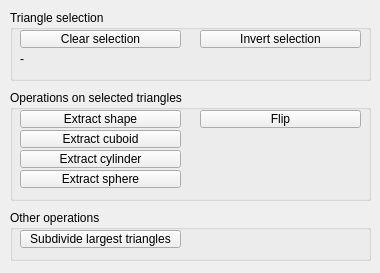
<?xml version="1.0" encoding="UTF-8"?>
<ui version="4.0">
 <class>CQDlgTriangleEdit</class>
 <widget class="QDialog" name="CQDlgTriangleEdit">
  <property name="geometry">
   <rect>
    <x>0</x>
    <y>0</y>
    <width>380</width>
    <height>273</height>
   </rect>
  </property>
  <property name="windowTitle">
   <string>Dialog</string>
  </property>
  <property name="locale">
   <locale language="English" country="UnitedStates"/>
  </property>
  <widget class="QGroupBox" name="groupBox">
   <property name="geometry">
    <rect>
     <x>10</x>
     <y>90</y>
     <width>361</width>
     <height>111</height>
    </rect>
   </property>
   <property name="title">
    <string>Operations on selected triangles</string>
   </property>
   <property name="flat">
    <bool>false</bool>
   </property>
   <widget class="QToolButton" name="qqMakeSphere">
    <property name="geometry">
     <rect>
      <x>10</x>
      <y>80</y>
      <width>161</width>
      <height>18</height>
     </rect>
    </property>
    <property name="focusPolicy">
     <enum>Qt::StrongFocus</enum>
    </property>
    <property name="text">
     <string>Extract sphere</string>
    </property>
   </widget>
   <widget class="QToolButton" name="qqMakeShape">
    <property name="geometry">
     <rect>
      <x>10</x>
      <y>20</y>
      <width>161</width>
      <height>18</height>
     </rect>
    </property>
    <property name="focusPolicy">
     <enum>Qt::StrongFocus</enum>
    </property>
    <property name="text">
     <string>Extract shape</string>
    </property>
   </widget>
   <widget class="QToolButton" name="qqMakeCuboid">
    <property name="geometry">
     <rect>
      <x>10</x>
      <y>40</y>
      <width>161</width>
      <height>18</height>
     </rect>
    </property>
    <property name="focusPolicy">
     <enum>Qt::StrongFocus</enum>
    </property>
    <property name="text">
     <string>Extract cuboid</string>
    </property>
   </widget>
   <widget class="QToolButton" name="qqMakeCylinder">
    <property name="geometry">
     <rect>
      <x>10</x>
      <y>60</y>
      <width>161</width>
      <height>18</height>
     </rect>
    </property>
    <property name="focusPolicy">
     <enum>Qt::StrongFocus</enum>
    </property>
    <property name="text">
     <string>Extract cylinder</string>
    </property>
   </widget>
   <widget class="QToolButton" name="qqFlip">
    <property name="geometry">
     <rect>
      <x>190</x>
      <y>20</y>
      <width>161</width>
      <height>18</height>
     </rect>
    </property>
    <property name="focusPolicy">
     <enum>Qt::StrongFocus</enum>
    </property>
    <property name="text">
     <string>Flip</string>
    </property>
   </widget>
  </widget>
  <widget class="QGroupBox" name="groupBox_2">
   <property name="geometry">
    <rect>
     <x>10</x>
     <y>210</y>
     <width>361</width>
     <height>51</height>
    </rect>
   </property>
   <property name="title">
    <string>Other operations</string>
   </property>
   <property name="flat">
    <bool>false</bool>
   </property>
   <widget class="QToolButton" name="qqSubdivide">
    <property name="geometry">
     <rect>
      <x>10</x>
      <y>20</y>
      <width>161</width>
      <height>18</height>
     </rect>
    </property>
    <property name="focusPolicy">
     <enum>Qt::StrongFocus</enum>
    </property>
    <property name="text">
     <string>Subdivide largest triangles</string>
    </property>
   </widget>
  </widget>
  <widget class="QGroupBox" name="groupBox_3">
   <property name="geometry">
    <rect>
     <x>10</x>
     <y>10</y>
     <width>361</width>
     <height>71</height>
    </rect>
   </property>
   <property name="title">
    <string>Triangle selection</string>
   </property>
   <property name="flat">
    <bool>false</bool>
   </property>
   <widget class="QToolButton" name="qqClearSelection">
    <property name="geometry">
     <rect>
      <x>10</x>
      <y>20</y>
      <width>161</width>
      <height>18</height>
     </rect>
    </property>
    <property name="focusPolicy">
     <enum>Qt::StrongFocus</enum>
    </property>
    <property name="text">
     <string>Clear selection</string>
    </property>
   </widget>
   <widget class="QToolButton" name="qqInvertSelection">
    <property name="geometry">
     <rect>
      <x>190</x>
      <y>20</y>
      <width>161</width>
      <height>18</height>
     </rect>
    </property>
    <property name="focusPolicy">
     <enum>Qt::StrongFocus</enum>
    </property>
    <property name="text">
     <string>Invert selection</string>
    </property>
   </widget>
   <widget class="QLabel" name="qqInfo">
    <property name="geometry">
     <rect>
      <x>10</x>
      <y>40</y>
      <width>341</width>
      <height>18</height>
     </rect>
    </property>
    <property name="text">
     <string>-</string>
    </property>
   </widget>
  </widget>
 </widget>
 <tabstops>
  <tabstop>qqClearSelection</tabstop>
  <tabstop>qqInvertSelection</tabstop>
  <tabstop>qqMakeShape</tabstop>
  <tabstop>qqMakeCuboid</tabstop>
  <tabstop>qqMakeCylinder</tabstop>
  <tabstop>qqMakeSphere</tabstop>
  <tabstop>qqFlip</tabstop>
  <tabstop>qqSubdivide</tabstop>
 </tabstops>
 <resources/>
 <connections/>
</ui>
